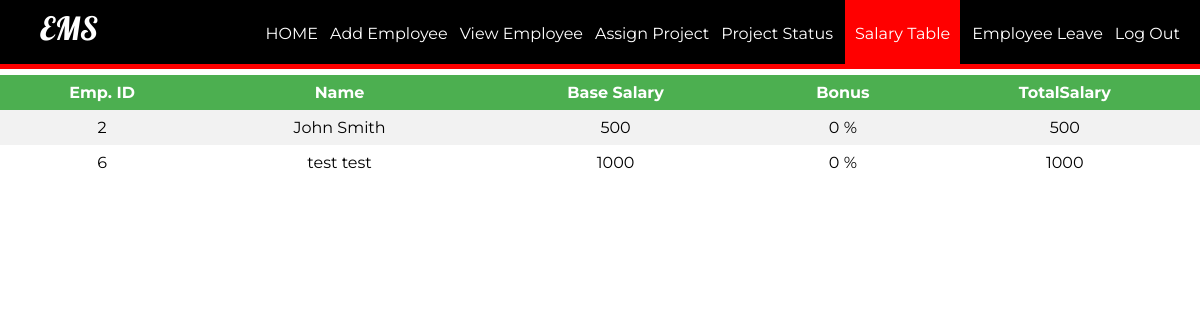
Page /Employee_Management_System/salaryemp.php on the committed database.
### tables this page shows
CREATE TABLE `salary` (
  `id` int(11) NOT NULL,
  `base` int(11) NOT NULL,
  `bonus` int(11) DEFAULT NULL,
  `total` int(11) DEFAULT NULL
);

CREATE TABLE `employee` (
  `id` int(11) NOT NULL,
  `firstName` varchar(100) NOT NULL,
  `lastName` varchar(100) NOT NULL,
  `email` varchar(100) NOT NULL,
  `password` text NOT NULL,
  `birthday` date NOT NULL,
  `gender` varchar(10) NOT NULL,
  `contact` varchar(20) NOT NULL,
  `nid` int(20) NOT NULL,
  `address` varchar(100) DEFAULT NULL,
  `dept` varchar(100) NOT NULL,
  `degree` varchar(100) NOT NULL,
  `pic` text NOT NULL
);

### Employee_Management_System/salaryemp.php (the view, shortened to what this page needs)
<?php
require_once ('process/dbh.php');
$sql = "SELECT employee.id,employee.firstName,employee.lastName,salary.base,salary.bonus,salary.total from employee,`salary` where employee.id=salary.id";
$result = mysqli_query($conn, $sql);
?>
<html>
<head>
	<link rel="stylesheet" type="text/css" href="styleview.css">
</head>
<body>
	<header>
		<nav>
			<h1>EMS</h1>
			<ul id="navli">
				<li><a class="homeblack" href="aloginwel.php">HOME</a></li>
				<li><a class="homeblack" href="addemp.php">Add Employee</a></li>
				<li><a class="homeblack" href="viewemp.php">View Employee</a></li>
				<li><a class="homeblack" href="assign.php">Assign Project</a></li>
				<li><a class="homeblack" href="assignproject.php">Project Status</a></li>
				<li><a class="homered" href="salaryemp.php">Salary Table</a></li>
				<li><a class="homeblack" href="empleave.php">Employee Leave</a></li>
				<li><a class="homeblack" href="alogin.html">Log Out</a></li>
			</ul>
		</nav>
	</header>
	<div class="divider"></div>
	<table>
			<tr>
				<th align = "center">Emp. ID</th>
				<th align = "center">Name</th>
				<th align = "center">Base Salary</th>
				<th align = "center">Bonus</th>
				<th align = "center">TotalSalary</th>
			</tr>
			<?php
				while ($employee = mysqli_fetch_assoc($result)) {
					echo "<tr>";
					echo "<td>".$employee['id']."</td>";
					echo "<td>".$employee['firstName']." ".$employee['lastName']."</td>";
					echo "<td>".$employee['base']."</td>";
					echo "<td>".$employee['bonus']." %</td>";
					echo "<td>".$employee['total']."</td>";
				}
			?>
			</table>
</body>
</html>

### Employee_Management_System/styleview.css (style rules this page uses)
body { margin: 0px; }
header { background: black; color: white; padding: 8px 20px 6px 40px; height: 50px; }
header h1 { display: inline; font-family: 'Lobster', cursive; font-weight: 400; font-size: 32px; float: left; margin-top: 0px; margin-right: 10px; }
nav ul { display: inline; padding: 0px; float: right; }
nav ul li { display: inline-block; list-style-type: none; color: white; float: left; margin-left: 12px; }
nav ul li a { color: white; text-decoration: none; }
#navli { font-family: 'Montserrat', sans-serif; }
.homered { background-color: red; padding: 30px 10px 22px 10px; }
.divider { background-color: red; height: 5px; }
table { margin: 0px; border-collapse: collapse; width: 100%; font-family: 'Montserrat', sans-serif; }
th, td { text-align: center; padding: 8px; }
tr:nth-child(even) { background-color: #f2f2f2 }
th { background-color: #4CAF50; color: white; }

### rows in the picture
salary: id "2", id.firstName "John", id.lastName "Smith", base "500", bonus "0", total "500"
salary: id "6", id.firstName "test", id.lastName "test", base "1000", bonus "0", total "1000"
